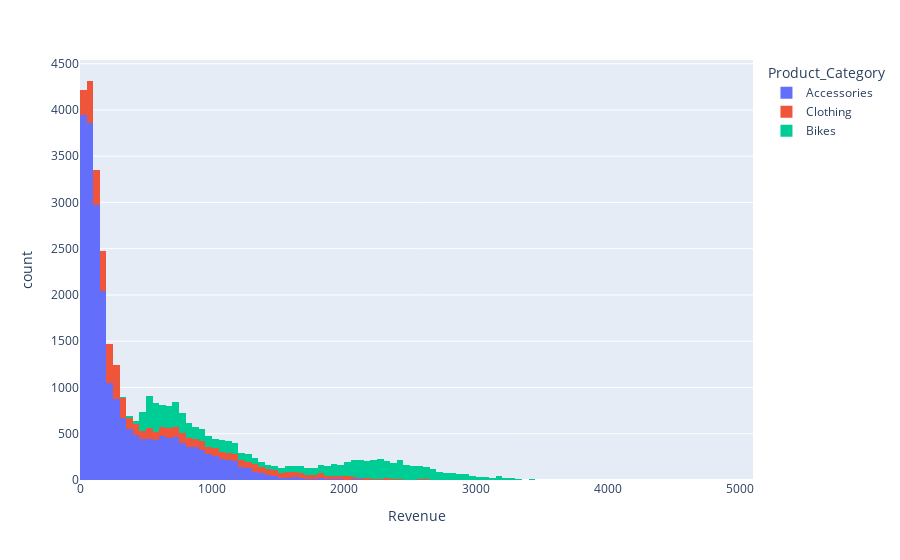

The cell this chart's notebook holds for it:
### Code cell
import plotly.express as px

fig = px.histogram(data,x='Revenue', color='Product_Category')
fig.show()

### Figure 1 — Plotly figure (JSON) as saved in the notebook; plotly's stock layout.template omitted (floating-point values rounded to 4 significant figures; data arrays with more than 128 entries replaced by an {"elided": "..."} marker saying what was removed)
{"data": [{"alignmentgroup": "True", "bingroup": "x", "hovertemplate": "Product_Category=Accessories<br>Revenue=%{x}<br>count=%{y}<extra></extra>", "legendgroup": "Accessories", "marker": {"color": "#636efa", "pattern": {"shape": ""}}, "name": "Accessories", "offsetgroup": "Accessories", "orientation": "v", "showlegend": true, "x": {"elided": "22534 float values"}, "xaxis": "x", "yaxis": "y", "type": "histogram"}, {"alignmentgroup": "True", "bingroup": "x", "hovertemplate": "Product_Category=Clothing<br>Revenue=%{x}<br>count=%{y}<extra></extra>", "legendgroup": "Clothing", "marker": {"color": "#EF553B", "pattern": {"shape": ""}}, "name": "Clothing", "offsetgroup": "Clothing", "orientation": "v", "showlegend": true, "x": {"elided": "5239 float values"}, "xaxis": "x", "yaxis": "y", "type": "histogram"}, {"alignmentgroup": "True", "bingroup": "x", "hovertemplate": "Product_Category=Bikes<br>Revenue=%{x}<br>count=%{y}<extra></extra>", "legendgroup": "Bikes", "marker": {"color": "#00cc96", "pattern": {"shape": ""}}, "name": "Bikes", "offsetgroup": "Bikes", "orientation": "v", "showlegend": true, "x": {"elided": "7093 float values"}, "xaxis": "x", "yaxis": "y", "type": "histogram"}], "layout": {"xaxis": {"anchor": "y", "domain": [0.0, 1.0], "title": {"text": "Revenue"}}, "yaxis": {"anchor": "x", "domain": [0.0, 1.0], "title": {"text": "count"}}, "legend": {"title": {"text": "Product_Category"}, "tracegroupgap": 0}, "margin": {"t": 60}, "barmode": "relative"}}
